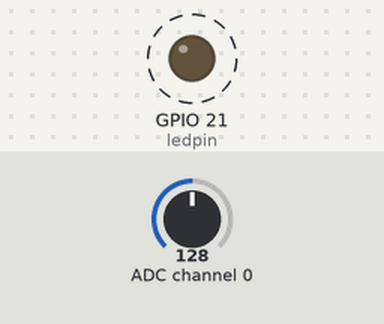
Bench run of a program on a simulated Raspberry Pi (BCM pin numbers). Shown: output pins drawn as LEDs (lit = HIGH). Dashed ring = blinking. The inputs (shaded band) are chosen by the test bench; at power-on: ADC channel 0 = 128 (analog values on the 0–255 scale). Library files of the repository ran but are not shown: PCF8591.py; what the program prints to the terminal is not drawn.

Above: at 0.5 s.
Timing chart, 0 to 3.0 s (numbered marks = the images above):
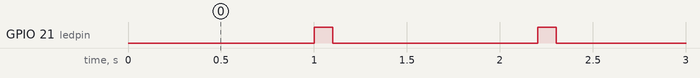

The program:

2.2_temp.py
```python
#!/usr/bin/env python
import PCF8591 as ADC         # Подключение модуля АЦП (8 бит)
import RPi.GPIO as GPIO       # Подключение модуля GPIO
from time import sleep        # Использование метода sleep из модуля time

ledpin = 21    # GPIO 21

GPIO.setmode(GPIO.BCM)        # Установка режима GPIO.BCM
GPIO.setup(ledpin, GPIO.OUT)  # 21 пин настраиваем на вывод
GPIO.setwarnings(False)       # Обработка ошибок

def setup():                  # Функция настройки АЦП
    ADC.setup(0x48)           # Установка адреса АЦП

def loop():                   # Основная программа
    while True:
        analogVal = ADC.read(0)            # Значение с канала ch0 (LM35)
        V = 5 * float(analogVal) / 255     # Перевод в Вольт
        temp = 1000 * V / 10               # Перевод в градусы Цельсия
        print('Температура = {} C'.format(temp))
        sleep(1.0)

        GPIO.output(ledpin, GPIO.HIGH)     # Светодиод включен
        sleep(0.1)
        GPIO.output(ledpin, GPIO.LOW)      # Светодиод выключен
        sleep(0.1)

def destroy():                         # Функция очистки портов
    GPIO.output(ledpin, GPIO.LOW)      # Светодиод выключен
    GPIO.cleanup()                     # Возврат пинов в исходное состояние

if __name__ == '__main__':     # Начало выполнения программы
    try:
        setup()
        loop()
    except KeyboardInterrupt:  # Прерывание при нажатии 'Ctrl+C'
        destroy()
```

Measured:
- by itself, GPIO 21 (ledpin): alternates HIGH for 0.10 s and LOW for 1.1 s
